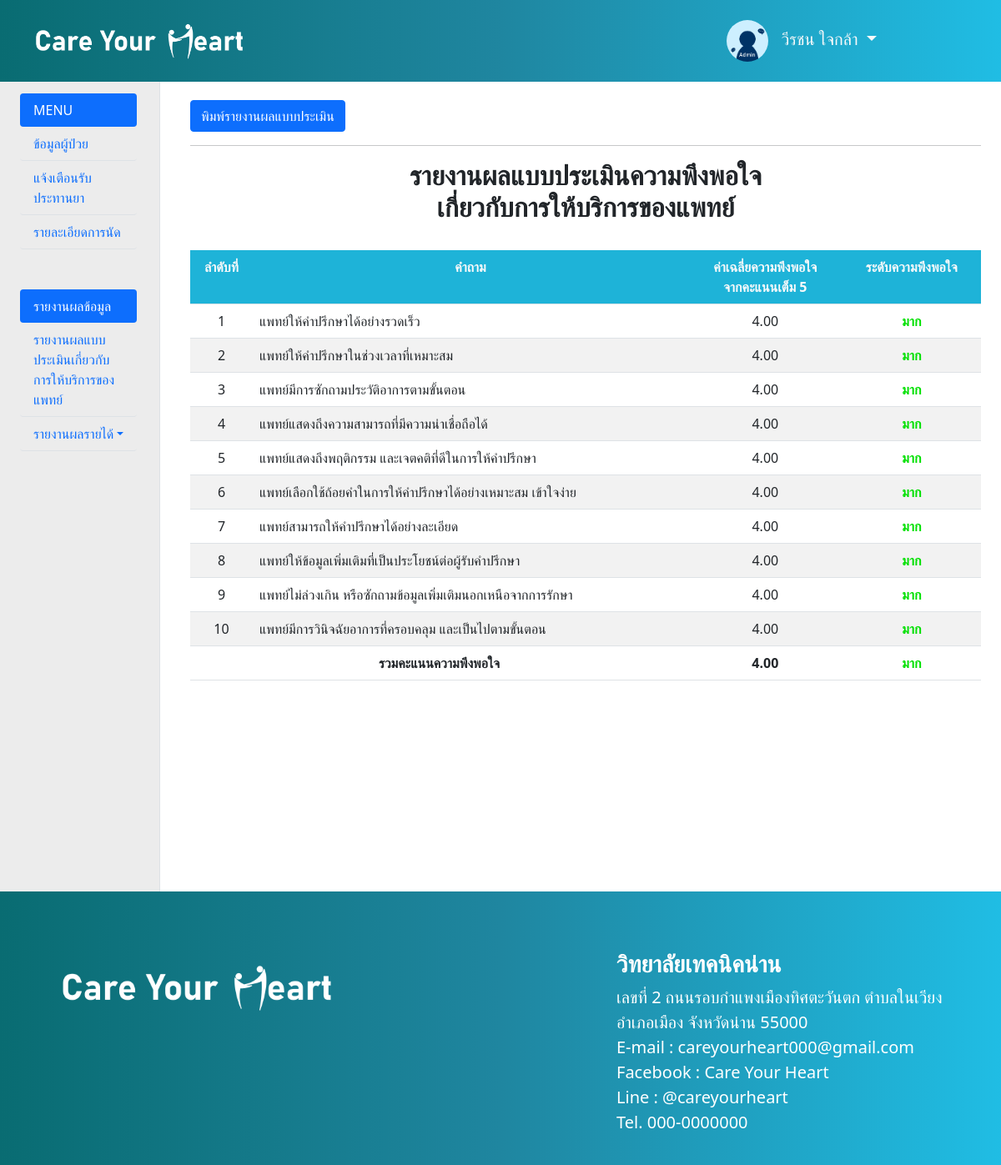
/doctor/redoc.php (signed in), run on the app's committed database.
### tables this page shows
CREATE TABLE `tb_question` (
  `id_ques` int(10) NOT NULL,
  `question` varchar(100) NOT NULL,
  `type_ques_n` int(1) NOT NULL
);

### doctor/function_sum.php (called while the page is built, shortened)
<?php
    function totalscor($id_ques,$num){
        include "config.inc.php";
        $sql="select sum(answer) as total from tb_answer where id_ques='$id_ques'";
        $result=mysqli_query($conn,$sql);
        $read=mysqli_fetch_assoc($result);
        $num2=mysqli_num_rows($result);
        if($num2==0){
            $sum=0;
        }else{
            $total=$read["total"];
            $sum=$total/$num;
        }
        return $sum;
    }
?>

### doctor/redoc.php (the view, shortened to what this page needs)
<?php
    include "config.inc.php";
    include "head2.php";
    include "function_sum.php";
    $sql="select * from tb_ques_n where type_ques_n='2' and status_n='y'";
    $result=mysqli_query($conn,$sql);
    $num=mysqli_num_rows($result);
?>
<div class="row">
    <div class="col-lg-2 col-sm-2 col-6 border-end bg-1">
        <?php include "navbar.php";?>
    </div>
    <div class="col-lg-10 col-sm-10 col-6">
        <div class="container"><br>
            <a class="btn btn-primary" href="redoc2.php" target="_blank">พิมพ์รายงานผลแบบประเมิน</a><hr>
            <center><h2><b>
                รายงานผลแบบประเมินความพึงพอใจ <br>
                เกี่ยวกับการให้บริการของแพทย์
            </b></h2></center><br>
            <table class="table table-holver table-striped">
                <tr align="center" class="bg-p text-light">
                    <th>ลำดับที่</th>
                    <th>คำถาม</th>
                    <th>ค่าเฉลี่ยความพึงพอใจ <br> จากคะแนนเต็ม 5</th>
                    <th>ระดับความพึงพอใจ</th>
                </tr>
                <?php
                    $i=1;
                    $sql1="select * from tb_question where type_ques_n='2'";
                    $result1=mysqli_query($conn,$sql1);
                    while($read=mysqli_fetch_assoc($result1)){
                        $id_ques=$read["id_ques"];
                        $question=$read["question"];
                        $sum[$i]=totalscor($id_ques,$num);
                        if($sum[$i]<=5 and $sum[$i]>=4.50){
                            $b="<font color='gren'><b>มากที่สุด</b></font>";
                        }else if($sum[$i]<=4.49 and $sum[$i]>=3.50){
                            $b="<font color='gren'><b>มาก</b></font>";
                        }else if($sum[$i]<=3.49 and $sum[$i]>=2.50){
                            $b="<font color='orange'><b>ปานกลาง</b></font>";
                        }else if($sum[$i]<=2.49 and $sum[$i]>=1.50){
                            $b="<font color='red'><b>น้อย</b></font>";
                        }else{
                            $b="<font color='red'><b>น้อยที่สุด</b></font>";
                        }
                        $total=$total+$sum[$i];
                        $net=$total/$i;
                ?>
                <tr align="center">
                    <td><?php echo"$i";?></td>
                    <td align="left"><?php echo"$question";?></td>
                    <td><?php echo"".number_format($sum[$i],2,'.',',')."";?></td>
                    <td><?php echo"$b";?></td>
                </tr>
                <?php
                    $i++;
                    }
                    if($net<=5 and $net>=4.50){
                        $b="<font color='gren'><b>มากที่สุด</b></font>";
                    }else if($net<=4.49 and $net>=3.50){
                        $b="<font color='gren'><b>มาก</b></font>";
                    }else if($net<=3.49 and $net>=2.50){
                        $b="<font color='orange'><b>ปานกลาง</b></font>";
                    }else if($net<=2.49 and $net>=1.50){
                        $b="<font color='red'><b>น้อย</b></font>";
                    }else{
                        $b="<font color='red'><b>น้อยที่สุด</b></font>";
                    }
                ?>
                <tr align="center">
                    <th colspan="2">รวมคะแนนความพึงพอใจ</th>
                    <th><?php echo"".number_format($net,2,'.',',')."";?></th>
                    <th><?php echo"$b";?></th>
                </tr>
            </table>
        </div>
    </div>
</div>
<?php include "footer.php";?>

### doctor/head2.php (style rules this page uses)
.bg-1 { background: #ececec; }
.bg-p { background: #20bde4; color: #fff; }

### data on the page
tb_question: question "แพทย์ให้คำปรึกษาได้อย่างรวดเร็ว", i "4.00"
tb_question: question "แพทย์ให้คำปรึกษาในช่วงเวลาที่เหมาะสม", i "4.00"
tb_question: question "แพทย์มีการซักถามประวัติอาการตามขั้นตอน", i "4.00"
tb_question: question "แพทย์แสดงถึงความสามารถที่มีความน่าเชื่อถือได้", i "4.00"
tb_question: question "แพทย์แสดงถึงพฤติกรรม และเจตคติที่ดีในการให้คำปรึกษา", i "4.00"
tb_question: question "แพทย์เลือกใช้ถ้อยคำในการให้คำปรึกษาได้อย่างเหมาะสม เข้าใจง่าย", i "4.00"
tb_question: question "แพทย์สามารถให้คำปรึกษาได้อย่างละเอียด", i "4.00"
tb_question: question "แพทย์ให้ข้อมูลเพิ่มเติมที่เป็นประโยชน์ต่อผู้รับคำปรึกษา", i "4.00"
tb_question: question "แพทย์ไม่ล่วงเกิน หรือซักถามข้อมูลเพิ่มเติมนอกเหนือจากการรักษา", i "4.00"
tb_question: question "แพทย์มีการวินิจฉัยอาการที่ครอบคลุม และเป็นไปตามขั้นตอน", i "4.00"

### other printed values
$_SESSION[name_ad] "วีรชน"
$_SESSION[sname_ad] "ใจกล้า"
$net "4.00"
